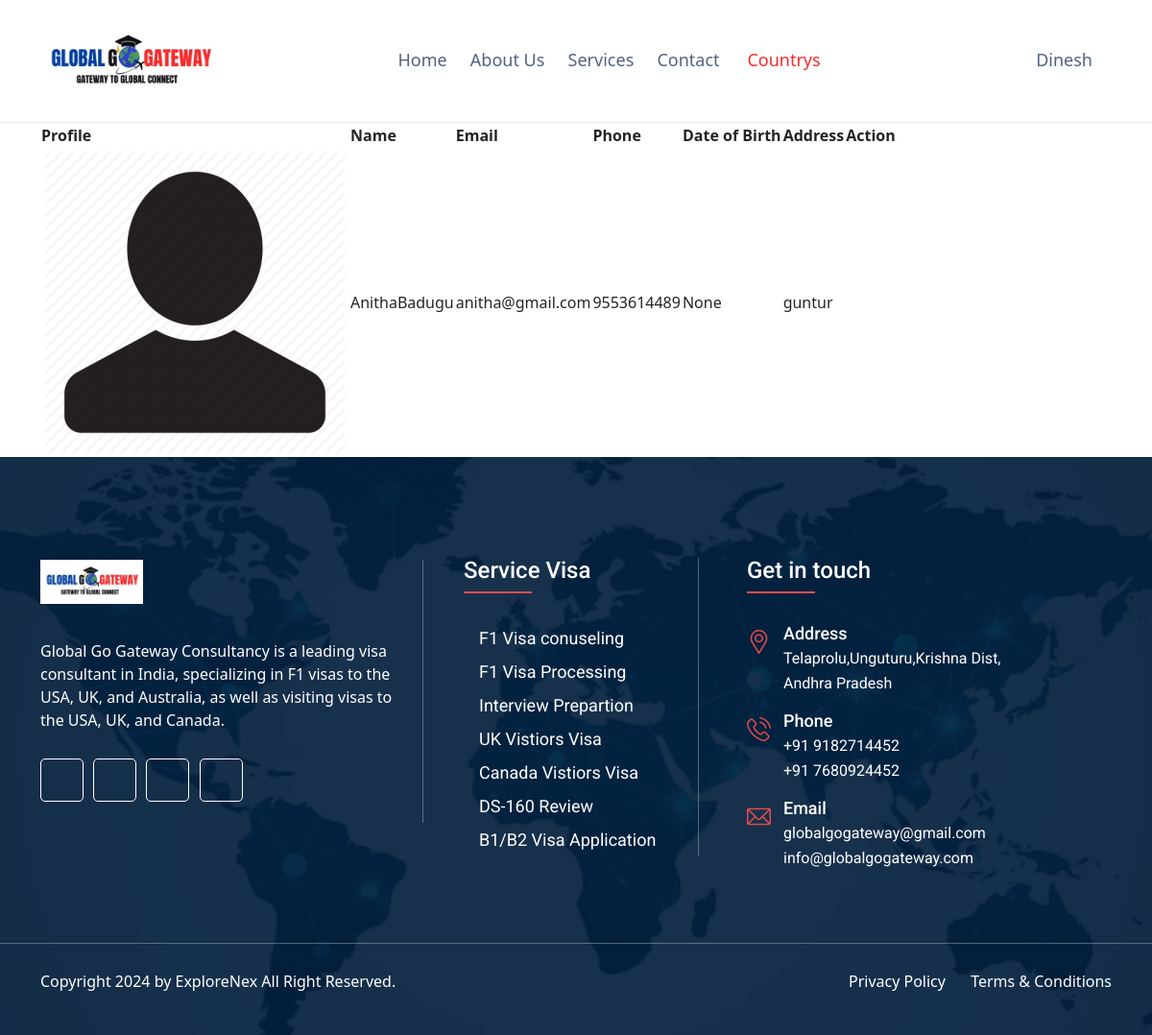
Screenshot of /view_staff_customers/7/ (signed in) with the database file from the repository.
### app/models.py (models this page shows, shortened)
class Users(AbstractBaseUser, PermissionsMixin):
    email = models.EmailField(unique=True)
    username = models.CharField(max_length=100, unique=True)
    phone = models.CharField(max_length=20, unique=True)
    first_name = models.CharField(max_length=100, blank=True, null=True)
    last_name = models.CharField(max_length=100, blank=True, null=True)
    date_of_birth = models.DateField(blank=True, null=True)
    profile_image = models.ImageField(upload_to='profile_images/', blank=True, null=True)
    referal_code  = models.CharField(max_length=100,blank=True, null=True)
    pincode = models.IntegerField(blank=True, null=True)
    address = models.TextField(blank=True, null=True)
    videos_show = models.BooleanField(default=True)
    created_at = models.DateTimeField(auto_now_add=True)
    updated_at = models.DateTimeField(auto_now=True)
    VISIBLE = True
    HIDDEN = False
    VISIBILITY_CHOICES = [
        (VISIBLE, 'Visible'),
        (HIDDEN, 'Hidden'),
    ]
    videos_show = models.BooleanField(choices=VISIBILITY_CHOICES, default=VISIBLE)
    is_active = models.BooleanField(default=True)
    is_staff = models.BooleanField(default=False)
    USERNAME_FIELD = 'email'
    REQUIRED_FIELDS = ['username', 'phone']
    objects = UserManager()
    otp = models.IntegerField(blank=True, null=True)
    role = models.CharField(choices=user_roles,max_length=100,null=True,blank=True,default='admin')

### app/views.py (the view)
# urls.py: path('view_staff_customers/<int:staff_id>/',view_staff_customers, name="view_staff_customers"),
@login_required
def view_staff_customers(request, staff_id):
    context = {}
    try:
        context['staff_customer'] = Users.objects.filter(id=staff_id)
        return render(request, 'uifiles/view_staf_customers.html',context)
    except template.TemplateDoesNotExist:
        html_template = loader.get_template('uifiles/page-404.html')
        return HttpResponse(html_template.render(context, request))
    except:
        html_template = loader.get_template('uifiles/page-500.html')
        return HttpResponse(html_template.render(context, request))

### templates/uifiles/view_staf_customers.html (shortened to what this page needs)
{% extends 'uifiles/base.html' %}
{% load static %}
{% block content %}
        <div class="signup-area page-padding">
            <div class="container">
                <div class="row">
                    <div class=" col-md-12 col-sm-12 col-xs-12">
                        <table id="customers_id" class="display">
                            <thead>
                                <tr>
                                    <th>Profile</th>
                                    <th>Name</th>
                                    <th>Email</th>
                                    <th>Phone</th>
                                    <th>Date of Birth</th>
                                    <th>Address</th>
                                    <th>Action</th>
                                </tr>
                            </thead>
                            <tbody>
                                {% for item in  staff_customer%}
                                <tr>
                                    <td class="table-img float-left"> <img src="{{ item.profile_image.url }}" alt=""></td>
                                    <td>{{ item.first_name}}{{ item.last_name}}</td>
                                    <td>{{ item.email}}</td>
                                    <td>{{ item.phone}}</td>
                                    <td>{{ item.date_of_birth}}</td>
                                    <td>{{ item.address}}</td>
                                    <td> <i class="fas fa fa-trash"></i>
                                         </td>
                                </tr>
                                {% endfor %}
                            </tbody>
                        </table>
                    </div>
                </div>
             </div>
        </div>
{% endblock %}

### templates/uifiles/base.html (shortened to what this page needs)
{% load static %}
<!DOCTYPE html>
<html class="no-js" lang="en">
    <head>
        <link rel="stylesheet" href="{% static 'assets/css/bootstrap.css' %}">
        <link rel="stylesheet" href="{% static 'assets/css/animate.css' %}">
        <link rel="stylesheet" href="{% static 'assets/css/fontawesome-all.css' %}">
        <link rel="stylesheet" href="{% static 'assets/css/flaticon.css' %}">
        <link rel="stylesheet" href="{% static 'assets/css/owl.theme.default.min.css' %}">
        <link rel="stylesheet" href="{% static 'assets/css/owl.carousel.min.css' %}">
        <link rel="stylesheet" href="{% static 'assets/css/lightcase.css' %}">
        <link rel="stylesheet" href="{% static 'assets/css/nice-select.css' %}">
        <link rel="stylesheet" href="{% static 'assets/css/main.css' %}">
        <link rel="stylesheet" href="{% static 'assets/css/stepform.css' %}">
        <link rel="stylesheet" href="{% static 'assets/css/model.css' %}">
        <link rel="stylesheet" type="text/css" href="https://cdn.datatables.net/2.0.3/css/dataTables.bootstrap5.css">
        <link rel="stylesheet" type="text/css" href="https://cdnjs.cloudflare.com/ajax/libs/twitter-bootstrap/5.3.0/css/bootstrap.min.css">
        <link rel="stylesheet" type="text/css" href="https://cdn.datatables.net/buttons/2.2.2/css/buttons.dataTables.min.css">
    </head>
    <body >
        <header class="header03 isSticky">
            <div class="container">
                <div class="row">
                    <div class="col-lg-12">
                        <div class="header01Inner">
                            <div class="logo01" >
                                <a href="/">
                                    <img src="{% static 'assets/images/bg/logo.gif' %}" style="height: 80px;" alt="ImmiPress"/>
                                </a>
                            </div>
                            <div>
                                <nav class="mainMenu">
                                    <ul class="sub-menu">
                                        <li><a href="/">Home</a></li>
                                        <li><a href="/about/">About Us</a></li>
                                        <li><a href="/services/">Services</a></li>
                                        <li><a href="/contactus/">Contact</a></li>
                                        {% if request.user.is_authenticated and request.user.role == 'staff' %}
                                        <li><a href="/staff_view/" style="color:#FD2929 ;">&nbsp;Countrys</a></li>
                                        {% endif %}
                                    </ul>
                                </nav>
                            </div>
                            <div>
                                <nav class="mainMenu">
                                    <ul class="sub-menu">
                                        <li class="">
                                            {% if request.user.is_authenticated %}
                                            <a href=""><i class="fas fa-brands fa-user"></i>&nbsp;{{ request.user.username }}</a>
                                            {% else %}
                                            <a href="/login/" style="font-weight: 400; font-size: medium;"><i class="fas fa-brands fa-user">&nbsp;Login</i></a>
                                            {% endif %}
                                        </li>
                                    </ul>
                                </nav>
                            </div>
                        </div>
                    </div>
                </div>
            </div>
        </header>
        {% block content %}
        {% endblock %}
        <footer class="footer_02"  style="background-image:url(../../static/assets/images/bg/login-bg.png);">
            <div class="container">
                <div class="row">
                    <div class="col-lg-4 col-md-5">
                        <aside class="aboutWidget">
                            <a href="index.html"><img src="{% static 'assets/images/bg/logo.gif' %}" alt="ImmiPress"/></a>
                           <p>Global Go Gateway Consultancy is a leading visa consultant in India, specializing in F1 visas to the USA, UK, and Australia, as well as visiting visas to the USA, UK, and Canada.</p>
                            <div class="abSocial">
                                <a href="javascript:void(0);"><i class="fa-brands fa-facebook-f"></i></a>
                                <a href="javascript:void(0);"><i class="fa-brands fa-twitter"></i></a>
                                <a href="javascript:void(0);"><i class="fa-brands fa-instagram"></i></a>
                                <a href="javascript:void(0);"><i class="fa-brands fa-dribbble"></i></a>
                            </div>
                        </aside>
                    </div>
                    <div class="col-lg-4 col-md-7">
                        <aside class="widget serviceMenu">
                            <h3 class="widgetTitle">Service Visa</h3>
                            <ul class="menu">
                                <li><a href="/services/">F1 Visa conuseling</a></li>
                                <li><a href="/services/">F1 Visa Processing</a></li>
                                <li><a href="/services/">Interview Prepartion</a></li>
                                <li><a href="/services/">UK Vistiors Visa</a></li>
                                <li><a href="/services/">Canada Vistiors Visa</a></li>
                                <li><a href="/services/">DS-160 Review</a></li>
                                <li><a href="/services/">B1/B2 Visa Application </a></li>
                            </ul>
                        </aside>
                    </div>
                    <div class="col-lg-4 col-md-6">
                        <aside class="contactWidget">
                            <h3 class="widgetTitle">Get in touch</h3>
                            <div class="iconBox01">
                                <div class="ibBox"><i class="flaticon-placeholder"></i></div>
                                <h3 class="ibTitle">Address</h3>
                                <p>Telaprolu,Unguturu,Krishna Dist,<br>Andhra Pradesh</p>
                            </div>
                            <div class="iconBox01">
                                <div class="ibBox"><i class="flaticon-phone-call"></i></div>
                                <h3 class="ibTitle">Phone</h3>
                                <p>+91 9182714452 <br> +91 7680924452</p>
                            </div>
                            <div class="iconBox01">
                                <div class="ibBox"><i class="flaticon-email-1"></i></div>
                                <h3 class="ibTitle">Email</h3>
                                <p>globalgogateway@gmail.com</p>
                                <p>info@globalgogateway.com</p>
                            </div>
                        </aside>
                    </div>
                </div>
            </div>
            <div class="container-fluid">
                <div class="row">
                    <div class="col-lg-12"><div class="brhr"></div></div>
                </div>
            </div>
            <div class="container">
                <div class="row">
                    <div class="col-md-6">
                        <p class="copyright">Copyright 2024 by ExploreNex All Right Reserved.</p>
                    </div>
                    <div class="col-md-6">
                        <div class="crMenu">
                            <ul class="menu">
                                <li><a href="javascript:void(0);">Privacy Policy</a></li>
                                <li><a href="javascript:void(0);">Terms & Conditions</a></li>
                            </ul>
                        </div>
                    </div>
                </div>
            </div>
        </footer>
    </body>
</html>

### rows the page displays
Users: user.username "Dinesh"
Users: profile_image (placeholder picture), first_name "Anitha", last_name "Badugu", email "anitha@gmail.com", phone "9553614489", date_of_birth "None", address "guntur"
